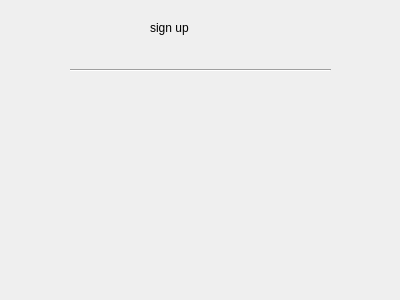
<?xml version="1.0" encoding="UTF-8"?>
<ui version="4.0">
 <class>Dialog</class>
 <widget class="QDialog" name="Dialog">
  <property name="geometry">
   <rect>
    <x>0</x>
    <y>0</y>
    <width>400</width>
    <height>300</height>
   </rect>
  </property>
  <property name="windowTitle">
   <string>Dialog</string>
  </property>
  <widget class="QLabel" name="label">
   <property name="geometry">
    <rect>
     <x>150</x>
     <y>20</y>
     <width>71</width>
     <height>16</height>
    </rect>
   </property>
   <property name="text">
    <string>sign up</string>
   </property>
  </widget>
  <widget class="Line" name="line">
   <property name="geometry">
    <rect>
     <x>70</x>
     <y>60</y>
     <width>261</width>
     <height>20</height>
    </rect>
   </property>
   <property name="orientation">
    <enum>Qt::Horizontal</enum>
   </property>
  </widget>
 </widget>
 <resources/>
 <connections/>
</ui>
